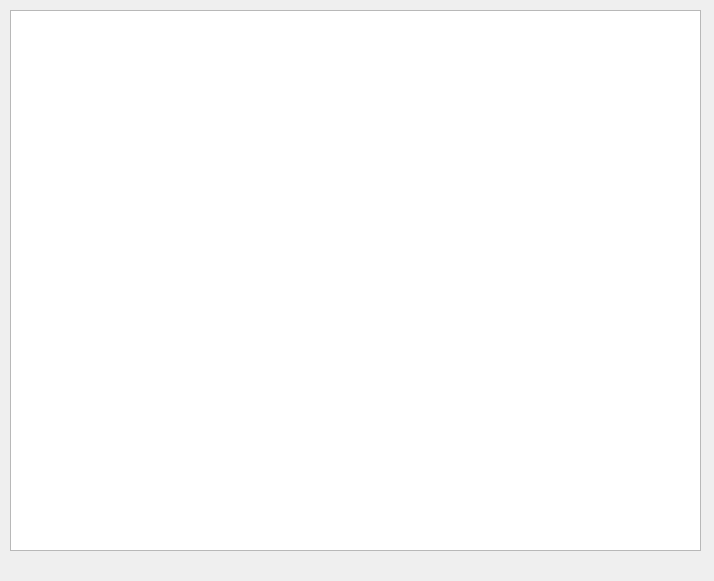
<?xml version="1.0" encoding="UTF-8"?>
<ui version="4.0">
 <class>BktestOrderDetailForm</class>
 <widget class="QWidget" name="BktestOrderDetailForm">
  <property name="geometry">
   <rect>
    <x>0</x>
    <y>0</y>
    <width>714</width>
    <height>581</height>
   </rect>
  </property>
  <property name="windowTitle">
   <string>回测明细</string>
  </property>
  <widget class="QPlainTextEdit" name="pte_bktest_detail">
   <property name="enabled">
    <bool>true</bool>
   </property>
   <property name="geometry">
    <rect>
     <x>10</x>
     <y>10</y>
     <width>691</width>
     <height>541</height>
    </rect>
   </property>
   <property name="font">
    <font>
     <family>新宋体</family>
     <pointsize>11</pointsize>
     <weight>50</weight>
     <bold>false</bold>
    </font>
   </property>
   <property name="readOnly">
    <bool>true</bool>
   </property>
  </widget>
 </widget>
 <resources/>
 <connections/>
</ui>
